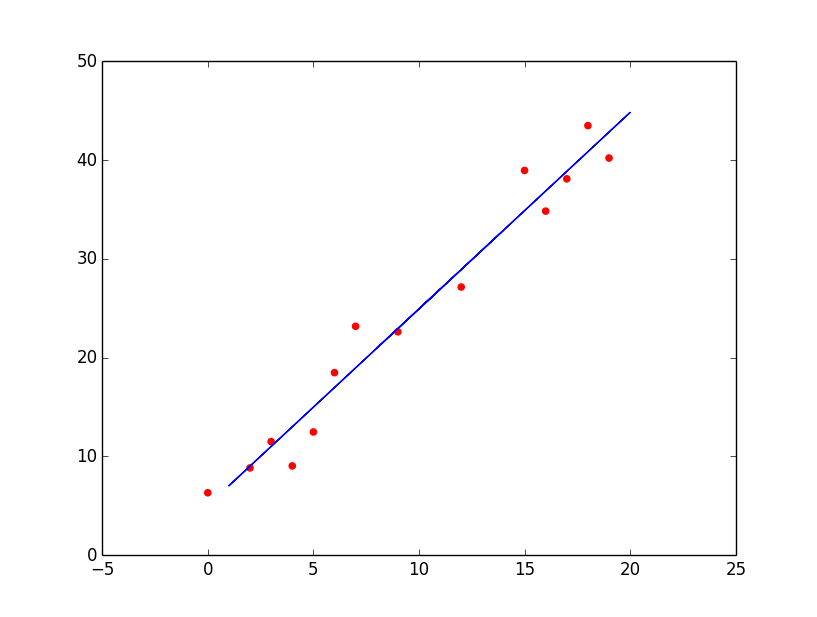

Generate this figure with Python:
import pandas as pd
import matplotlib.pyplot as plt

# veri kumesini oku
verikumesi = pd.read_csv("ds1.txt",delimiter="\t")

X = verikumesi.iloc[:,:-1].values
y = verikumesi.iloc[:,1].values

# veri kumesini egitim ve test olarak parcala
from sklearn.cross_validation import train_test_split
X_train, X_test, y_train, y_test = train_test_split(X, y, test_size=0.3, random_state=0)

# dogrusal regresyon modeli
from sklearn.linear_model import LinearRegression
regressor = LinearRegression()
regressor.fit(X_train, y_train)

# tahmin
y_pred = regressor.predict(X_test)

# veri gorsellestirme
plt.scatter(X_train, y_train, color='red')
plt.plot(X_test, y_pred, color='blue')
plt.show()
